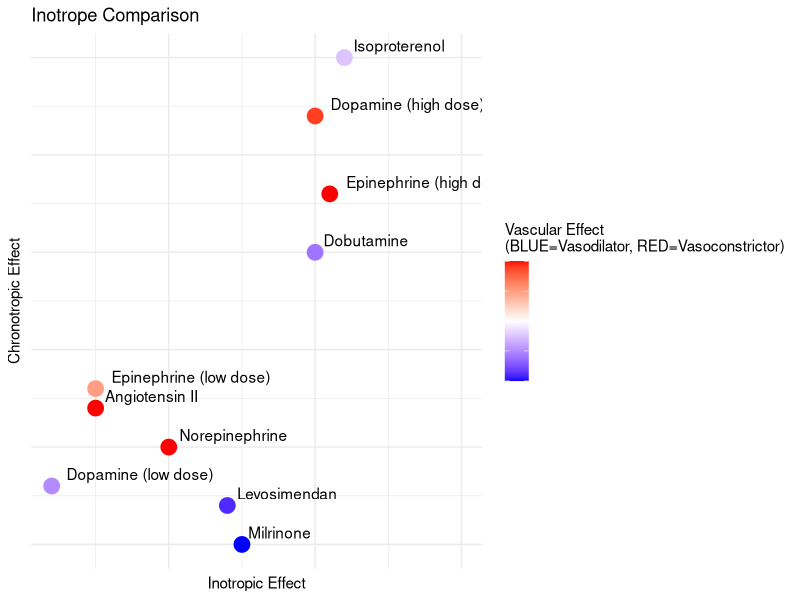

Recreate this plot in R.
# Inotrope hemodynamic effect visualization
# By Nick Mark 10/2/2024

# Load required library
library(ggplot2)

# Define data - modified from several sources. See www.criticalcaretime.com episode on inotropes for more
data <- data.frame(
  x = c(2, 2.1, 2, 2.2, 1.5, 1, 0.2, 0.5, 1.4, 0.5), # inotropic effect
  y = c(1.5, 1.8, 2.2, 2.5, 0, 0.5, 0.3, 0.8, 0.2, 0.7), # chronotropic effect
  z = c(-1.2, 2, 1.8, -0.5, -2, 2, -1, 1, -1.8, 2), # vascular effect (negative = vasodilator, positive = vasoconstrictor)
  labels = c("Dobutamine", "Epinephrine (high dose)", "Dopamine (high dose)", "Isoproterenol", "Milrinone", "Norepinephrine", "Dopamine (low dose)", "Epinephrine (low dose)", "Levosimendan", "Angiotensin II")
)

# Create XY plot with heatmap colors based on Z axis
ggplot(data, aes(x = x, y = y)) +
  geom_point(aes(color = z), size = 5) +               # Color by Z value
  geom_text(aes(label = labels), hjust = -0.1, vjust = -0.5) +  # Adjust label positioning
  scale_color_gradient2(
    low = "blue", mid = "white", high = "red", midpoint = 0,
    name = "Vascular Effect\n(BLUE=Vasodilator, RED=Vasoconstrictor)"
  ) +
  labs(
    title = "Inotrope Comparison",
    x = "Inotropic Effect",
    y = "Chronotropic Effect"
  ) +
  coord_cartesian(xlim = c(min(data$x), max(data$x) + 0.8), 
                  ylim = c(min(data$y), max(data$y) + 0.0 )) + # Further expand space for labels
  theme_minimal() +
  theme(
    axis.text.x = element_blank(),  # Remove X-axis numbers
    axis.text.y = element_blank(),  # Remove Y-axis numbers
    legend.text = element_blank()   # Remove numbers from the color scale
  )
